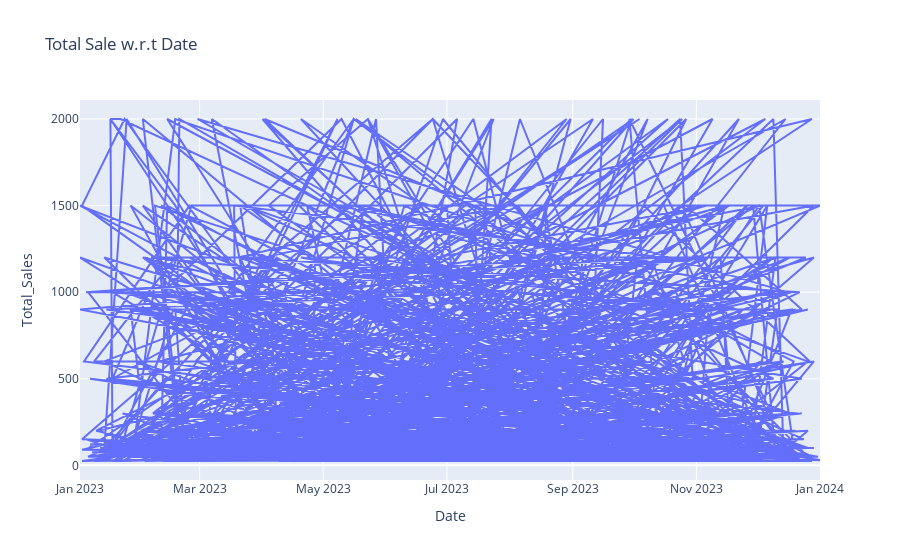

Notebook source saved alongside this figure:
### Code cell
# plot using plotly 
fig= px.line(df, x="Date", y="Total_Sales", title= "Total Sale w.r.t Date")
fig.show()

### Figure 1 — Plotly figure (JSON) as saved in the notebook; plotly's stock layout.template omitted (floating-point values rounded to 4 significant figures; data arrays with more than 128 entries replaced by an {"elided": "..."} marker saying what was removed)
{"data": [{"hovertemplate": "Date=%{x}<br>Total_Sales=%{y}<extra></extra>", "legendgroup": "", "line": {"color": "#636efa", "dash": "solid"}, "marker": {"symbol": "circle"}, "mode": "lines", "name": "", "orientation": "v", "showlegend": false, "type": "scatter", "x": {"elided": "1000 str values"}, "xaxis": "x", "y": {"elided": "1000 int values"}, "yaxis": "y"}], "layout": {"legend": {"tracegroupgap": 0}, "title": {"text": "Total Sale w.r.t Date"}, "xaxis": {"anchor": "y", "domain": [0, 1], "title": {"text": "Date"}}, "yaxis": {"anchor": "x", "domain": [0, 1], "title": {"text": "Total_Sales"}}}}
